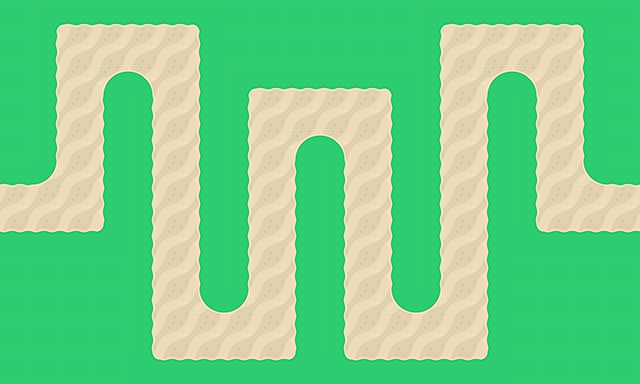

A level layout from a 2D game, rendered from its tile map. Below: a short description, then the map file with its tile-grid data intact:
An orthogonal 20x12 tile map with 32x32 px tiles, 1 tile layer (grid).

<map version="1.0" tiledversion="1.1.4" orientation="orthogonal" renderorder="right-down" width="20" height="12" tilewidth="32" tileheight="32" infinite="0" nextobjectid="1">
 <tileset firstgid="1" source="defense_tileset.tsx" />
 <layer name="grid" width="20" height="12">
  <data encoding="csv">
130,75,76,76,76,76,77,130,130,130,130,130,130,75,76,76,76,76,77,130,
130,98,242,99,99,99,100,130,130,130,130,130,130,98,99,99,99,99,100,130,
130,98,99,78,79,99,100,75,76,76,76,76,77,98,99,78,79,99,100,130,
130,98,99,100,98,99,100,98,99,99,99,99,100,98,99,100,98,99,100,130,
130,98,99,100,98,99,100,98,99,78,79,99,100,98,99,100,98,99,100,130,
76,102,99,100,98,99,100,98,99,100,98,99,100,98,99,100,98,99,101,76,
99,99,99,100,98,99,100,98,99,100,98,99,100,98,99,100,98,99,99,99,
122,122,122,123,98,99,100,98,99,100,98,99,100,98,99,100,121,122,122,122,
130,130,130,130,98,99,100,98,99,100,98,99,100,98,99,100,130,130,130,130,
130,130,130,130,98,99,101,102,99,100,98,99,101,102,99,100,130,130,130,130,
130,130,130,130,98,99,99,99,99,100,98,99,99,99,99,100,130,130,130,130,
130,130,130,130,121,122,122,122,122,123,121,122,122,122,122,123,130,130,130,130
</data>
 </layer>
</map>